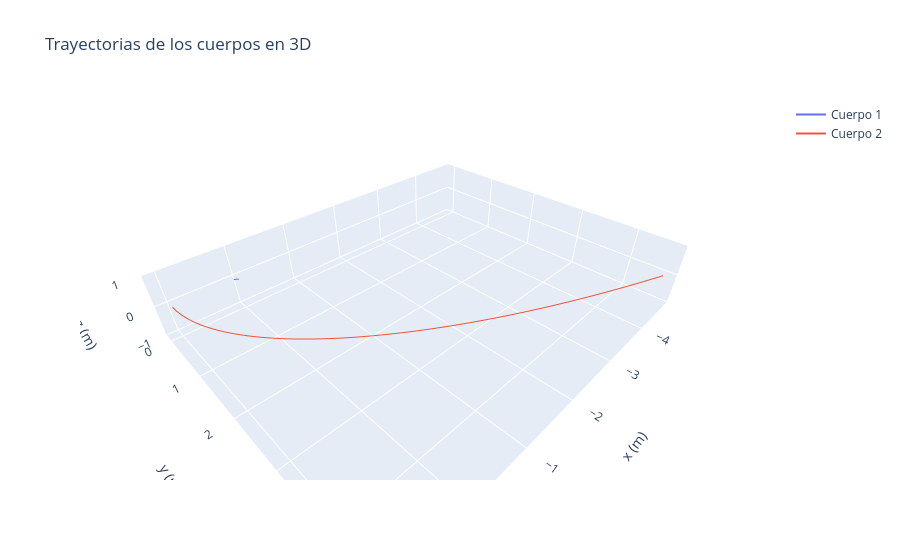

Write notebook code for a chart like this one.
### Code cell
import plotly.graph_objects as go

fig = go.Figure()

# Trayectoria Cuerpo 1
fig.add_trace(go.Scatter3d(
    x=rps[0,:,0], y=rps[0,:,1], z=rps[0,:,2],
    mode='lines',
    name='Cuerpo 1'
))

# Trayectoria Cuerpo 2
fig.add_trace(go.Scatter3d(
    x=rps[1,:,0], y=rps[1,:,1], z=rps[1,:,2],
    mode='lines',
    name='Cuerpo 2'
))

fig.update_layout(
    title='Trayectorias de los cuerpos en 3D',
    scene=dict(
        xaxis_title='x (m)',
        yaxis_title='y (m)',
        zaxis_title='z (m)',
        aspectmode='data' # Iguala las escalas de los ejes
    )
)

fig.show()
